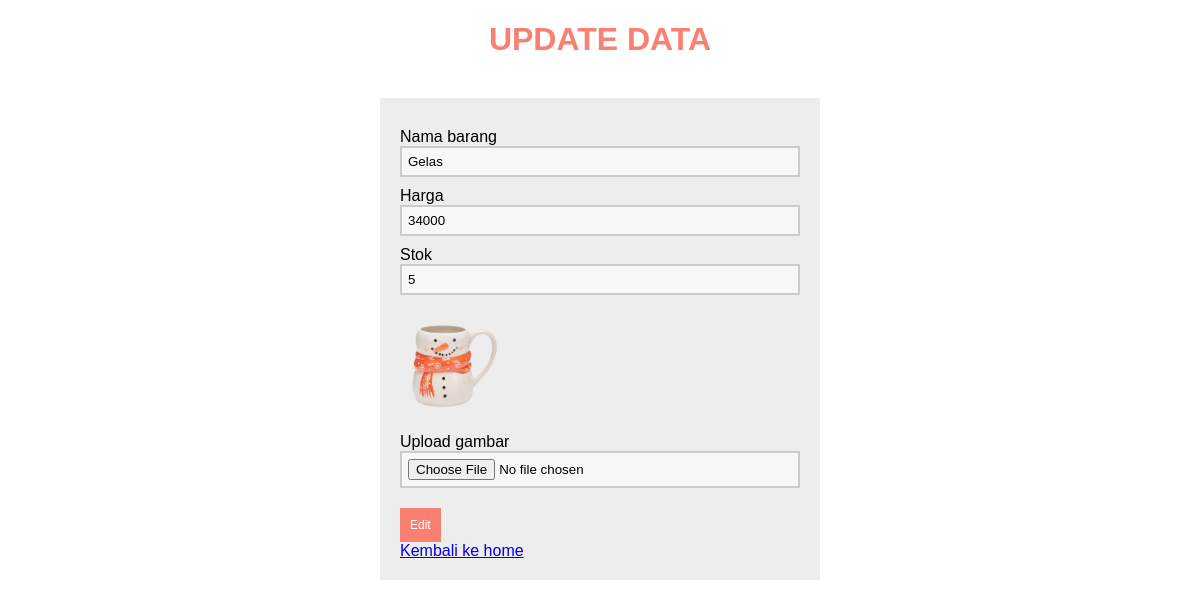
/edit.php?id=32, run on the app's committed database.
### tables this page shows
CREATE TABLE `barang` (
  `id_barang` int(11) NOT NULL,
  `nama_barang` varchar(255) NOT NULL,
  `harga_barang` int(50) NOT NULL,
  `stok_barang` int(10) NOT NULL,
  `gambar` varchar(100) NOT NULL,
  `created_at` timestamp NULL DEFAULT current_timestamp()
);

### edit.php (the view, shortened to what this page needs)
<?php
require "koneksi.php";
if (isset($_GET["id"])) {
    $id = $_GET["id"];
    $result = mysqli_query($conn, "SELECT * FROM barang WHERE id_barang = '$id'");
    if (mysqli_num_rows($result) > 0) {
        $row = mysqli_fetch_assoc($result);
    } else {
        echo "Produk tidak ditemukan.";
        exit;
    }
} else {
    echo "ID produk tidak diberikan.";
    exit;
}
?>
<!DOCTYPE html>
<html lang="en">
<head>
    <link rel="stylesheet" href="tambah.css">
</head>
<body>
    <center><h1>UPDATE DATA</h1></center>
    <br>
    <form action="" method="post" enctype="multipart/form-data">
        <label for="nama">Nama barang</label><br>
        <input type="text" name="nama" id="nama" value="<?php echo $row['nama_barang']; ?>"> <br>
        <label for="harga">Harga</label><br>
        <input type="number" name="harga" id="harga" value="<?php echo $row['harga_barang']; ?>"> <br>
        <label for="stok">Stok</label><br>
        <input type="number" name="stok" id="stok" value="<?php echo $row['stok_barang']; ?>"> <br></br>
        <img src="IMG/<?php echo $row['gambar'] ?>"width=100px>
        <label for="gambar">Upload gambar</label>
        <input type="file" name="gambar" id="gambar"> <br>
        <button type="submit" name="edit">Edit</button><br>
        <a href="shoping.php">Kembali ke home</a>
    </form>
</body>
</html>

### tambah.css (style rules this page uses)
* { font-family: "Trebuchet MS", "Lucida Sans Unicode", "Lucida Grande", "Lucida Sans", Arial, sans-serif; }
h1 { text-transform: uppercase; color: salmon; }
form { width: 400px; padding: 20px; margin-left: auto; margin-right: auto; background-color: #ededed; }
label { margin-top: 10px; float: left; text-align: left; width: 100%; }
input { padding: 6px; width: 100%; box-sizing: border-box; background-color: #f8f8f8; border: 2px solid #ccc; outline-color: salmon; }
button { background-color: salmon; color: #fff; padding: 10px; font-size: 12px; border: 0; margin-top: 20px; }

### data on the page
barang: nama "Gelas", harga "34000", stok "5", gambar (picture)
